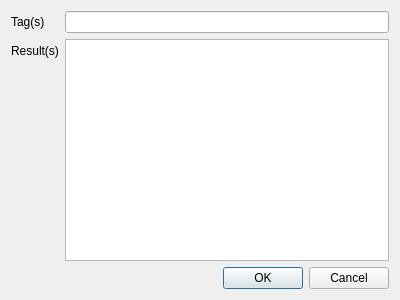
<?xml version="1.0" encoding="UTF-8"?>
<ui version="4.0">
 <class>ViewTag</class>
 <widget class="QDialog" name="ViewTag">
  <property name="geometry">
   <rect>
    <x>0</x>
    <y>0</y>
    <width>400</width>
    <height>300</height>
   </rect>
  </property>
  <property name="windowTitle">
   <string>View Tag</string>
  </property>
  <layout class="QFormLayout" name="formLayout">
   <item row="0" column="0">
    <widget class="QLabel" name="label">
     <property name="text">
      <string>Tag(s)</string>
     </property>
    </widget>
   </item>
   <item row="1" column="0">
    <widget class="QLabel" name="label_2">
     <property name="text">
      <string>Result(s)</string>
     </property>
    </widget>
   </item>
   <item row="0" column="1">
    <widget class="QLineEdit" name="lineEdit"/>
   </item>
   <item row="1" column="1">
    <widget class="QTextBrowser" name="textBrowser"/>
   </item>
   <item row="2" column="1">
    <widget class="QDialogButtonBox" name="buttonBox">
     <property name="orientation">
      <enum>Qt::Horizontal</enum>
     </property>
     <property name="standardButtons">
      <set>QDialogButtonBox::Cancel|QDialogButtonBox::Ok</set>
     </property>
    </widget>
   </item>
  </layout>
 </widget>
 <resources/>
 <connections>
  <connection>
   <sender>buttonBox</sender>
   <signal>accepted()</signal>
   <receiver>Dialog</receiver>
   <slot>accept()</slot>
   <hints>
    <hint type="sourcelabel">
     <x>248</x>
     <y>254</y>
    </hint>
    <hint type="destinationlabel">
     <x>157</x>
     <y>274</y>
    </hint>
   </hints>
  </connection>
  <connection>
   <sender>buttonBox</sender>
   <signal>rejected()</signal>
   <receiver>Dialog</receiver>
   <slot>reject()</slot>
   <hints>
    <hint type="sourcelabel">
     <x>316</x>
     <y>260</y>
    </hint>
    <hint type="destinationlabel">
     <x>286</x>
     <y>274</y>
    </hint>
   </hints>
  </connection>
 </connections>
</ui>
